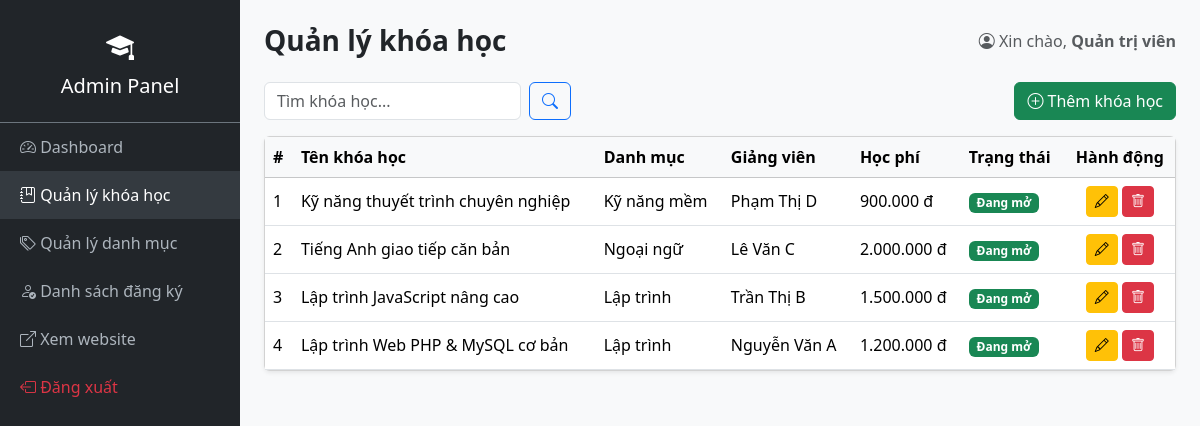
Screenshot of /dang-ky-khoa-hoc/admin/khoa-hoc/index.php (signed in) with the database file from the repository.
### tables this page shows
CREATE TABLE khoa_hoc (
    id INT AUTO_INCREMENT PRIMARY KEY,
    danh_muc_id INT NOT NULL,
    ten_khoa_hoc VARCHAR(150) NOT NULL,
    mo_ta TEXT DEFAULT NULL,
    giang_vien VARCHAR(100) DEFAULT NULL,
    hoc_phi DECIMAL(10,2) NOT NULL DEFAULT 0,
    thoi_luong VARCHAR(50) DEFAULT NULL,  
    hinh_anh VARCHAR(255) DEFAULT NULL,
    so_luong_toi_da INT DEFAULT 30,
    ngay_khai_giang DATE DEFAULT NULL,
    trang_thai TINYINT(1) DEFAULT 1,  
    created_at DATETIME DEFAULT CURRENT_TIMESTAMP,
    CONSTRAINT fk_khoahoc_danhmuc FOREIGN KEY (danh_muc_id)
        REFERENCES danh_muc(id) ON DELETE CASCADE ON UPDATE CASCADE
);

CREATE TABLE danh_muc (
    id INT AUTO_INCREMENT PRIMARY KEY,
    ten_danh_muc VARCHAR(100) NOT NULL,
    mo_ta VARCHAR(255) DEFAULT NULL,
    created_at DATETIME DEFAULT CURRENT_TIMESTAMP
);

### dang-ky-khoa-hoc/admin/khoa-hoc/index.php (the view, shortened to what this page needs)
<?php
require_once __DIR__ . '/../../config/database.php';
$keyword = trim($_GET['q'] ?? '');
$sql = "SELECT kh.*, dm.ten_danh_muc FROM khoa_hoc kh
        JOIN danh_muc dm ON kh.danh_muc_id = dm.id";
$params = [];
$sql .= " ORDER BY kh.id DESC";
$stmt = $pdo->prepare($sql);
$stmt->execute($params);
$danh_sach = $stmt->fetchAll();
require_once __DIR__ . '/../includes/admin_header.php';
?>
<div class="d-flex justify-content-between align-items-center mb-3">
    <form class="d-flex" method="GET">
        <input type="search" name="q" class="form-control me-2" placeholder="Tìm khóa học..."
               value="<?= htmlspecialchars($keyword) ?>">
        <button class="btn btn-outline-primary"><i class="bi bi-search"></i></button>
    </form>
    <a href="them.php" class="btn btn-success">
        <i class="bi bi-plus-circle"></i> Thêm khóa học
    </a>
</div>
<div class="card shadow-sm">
    <div class="table-responsive">
        <table class="table table-hover align-middle mb-0">
            <thead class="table-light">
                <tr>
                    <th>#</th>
                    <th>Tên khóa học</th>
                    <th>Danh mục</th>
                    <th>Giảng viên</th>
                    <th>Học phí</th>
                    <th>Trạng thái</th>
                    <th class="text-center">Hành động</th>
                </tr>
            </thead>
            <tbody>
                <?php foreach ($danh_sach as $i => $kh): ?>
                    <tr>
                        <td><?= $i + 1 ?></td>
                        <td><?= htmlspecialchars($kh['ten_khoa_hoc']) ?></td>
                        <td><?= htmlspecialchars($kh['ten_danh_muc']) ?></td>
                        <td><?= htmlspecialchars($kh['giang_vien']) ?></td>
                        <td><?= number_format($kh['hoc_phi'], 0, ',', '.') ?> đ</td>
                        <td>
                            <?php if ($kh['trang_thai']): ?>
                                <span class="badge bg-success">Đang mở</span>
                            <?php else: ?>
                                <span class="badge bg-secondary">Đã đóng</span>
                            <?php endif; ?>
                        </td>
                        <td class="text-center">
                            <a href="sua.php?id=<?= $kh['id'] ?>" class="btn btn-sm btn-warning">
                                <i class="bi bi-pencil"></i>
                            </a>
                            <a href="index.php?delete=<?= $kh['id'] ?>" class="btn btn-sm btn-danger"
                               onclick="return confirm('Bạn có chắc muốn xóa khóa học này?')">
                                <i class="bi bi-trash"></i>
                            </a>
                        </td>
                    </tr>
                <?php endforeach; ?>
            </tbody>
        </table>
    </div>
</div>
<?php require_once __DIR__ . '/../includes/admin_footer.php'; ?>

### dang-ky-khoa-hoc/assets/css/style.css (style rules this page uses)
body { font-family: 'Segoe UI', Roboto, Arial, sans-serif; background-color: #f8f9fa; }

### rows the page displays
khoa_hoc: ten_khoa_hoc "Kỹ năng thuyết trình chuyên nghiệp", danh_muc.ten_danh_muc "Kỹ năng mềm", giang_vien "Phạm Thị D", hoc_phi "900.000", trang_thai "Đang mở"
khoa_hoc: ten_khoa_hoc "Tiếng Anh giao tiếp căn bản", danh_muc.ten_danh_muc "Ngoại ngữ", giang_vien "Lê Văn C", hoc_phi "2.000.000", trang_thai "Đang mở"
khoa_hoc: ten_khoa_hoc "Lập trình JavaScript nâng cao", danh_muc.ten_danh_muc "Lập trình", giang_vien "Trần Thị B", hoc_phi "1.500.000", trang_thai "Đang mở"
khoa_hoc: ten_khoa_hoc "Lập trình Web PHP & MySQL cơ bản", danh_muc.ten_danh_muc "Lập trình", giang_vien "Nguyễn Văn A", hoc_phi "1.200.000", trang_thai "Đang mở"

### other values shown
$page_title "Quản lý khóa học"
$_SESSION['admin_name'] "Quản trị viên"
